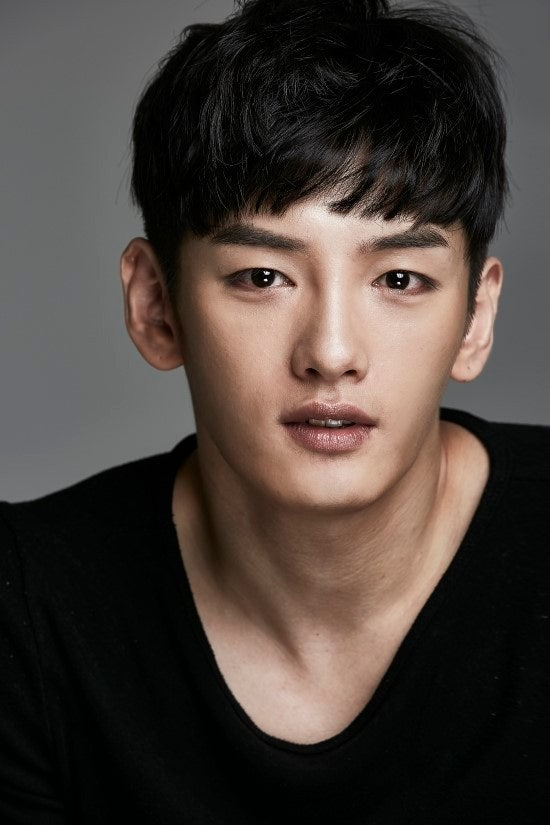
#> input picture test_images/test.jpg, 550 x 825 px
$ python -i lip.py   (imports and definitions only)
#> lines starting #> are read from the running program, lines starting #| are printed output that depends on the picture
import cv2
import numpy as np
from PIL import Image
import mediapipe as mp

# ------------------------------
# Mediapipe 초기화
# ------------------------------
mp_face = mp.solutions.face_detection
mp_face_mesh = mp.solutions.face_mesh

# [1 line that did not run here, left out]
# [2 lines that did not run here, left out]

# ------------------------------
# 얼굴 검출 함수
# ------------------------------
# [21 lines left out: function detect_face, not called in this run]

# ------------------------------
# 입술 색상 합성 함수
# ------------------------------
def apply_lip_color(face_img, lip_color=(255, 0, 0), alpha=0.6):
    img_rgb = cv2.cvtColor(face_img, cv2.COLOR_BGR2RGB)
    results = face_mesh.process(img_rgb)

    if not results.multi_face_landmarks:
        return face_img

    landmarks = results.multi_face_landmarks[0].landmark
    lips_idx = list(range(61, 88)) + list(range(291, 318))  # 입술 점 인덱스
    h, w, _ = face_img.shape
    lip_points = [(int(landmarks[i].x * w), int(landmarks[i].y * h)) for i in lips_idx]

    # 입술 마스크 생성
    mask = np.zeros_like(face_img, dtype=np.uint8)
    cv2.fillPoly(mask, [np.array(lip_points, dtype=np.int32)], (255, 255, 255))

    # 립 색상 적용
    color_layer = np.zeros_like(face_img, dtype=np.uint8)
    color_layer[:] = lip_color[::-1]  # OpenCV는 BGR
    lip_colored = cv2.bitwise_and(color_layer, mask)

    # 합성
    inv_mask = cv2.bitwise_not(mask)
    background = cv2.bitwise_and(face_img, inv_mask)
    combined = cv2.addWeighted(background + lip_colored, 1.0, face_img, 0, 0)

    return combined

# ------------------------------
# 비포/애프터 합성 및 저장
# ------------------------------
# [24 lines left out: function generate_before_after, not called in this run]

# ------------------------------
# 실행
# ------------------------------
# [2 lines not run here, left out]

>>> import cv2
>>> picture = cv2.imread('test_images/test.jpg', cv2.IMREAD_GRAYSCALE)
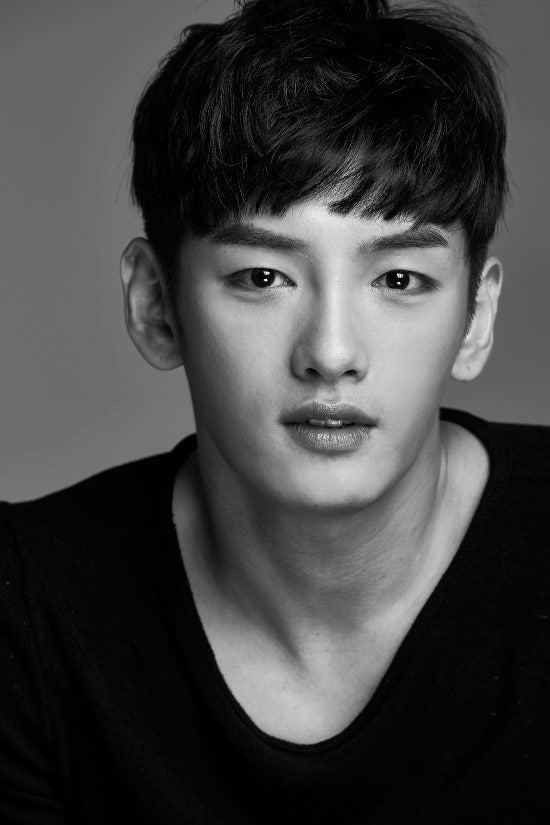
#> picture: shape (825, 550); min 0, max 250, mean 65.8
>>> result = apply_lip_color(picture)
#> (the run stopped early here; a loop or call above may not have finished)
